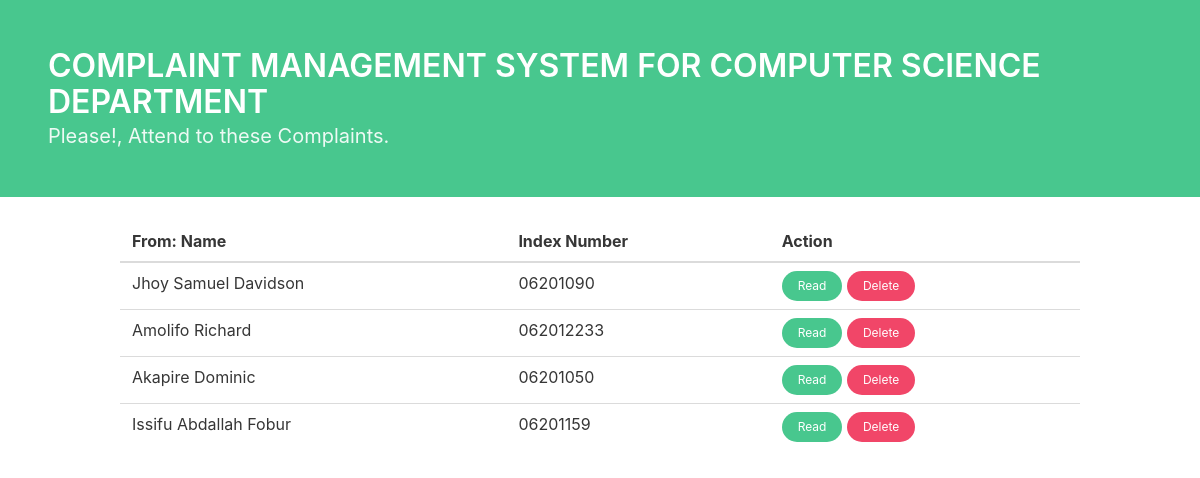
The app's page /admin.php with its own data.
### tables this page shows
CREATE TABLE `tbl_complaint` (
  `id` int(10) NOT NULL,
  `name` varchar(255) NOT NULL,
  `index_number` varchar(255) NOT NULL,
  `subject` varchar(255) NOT NULL,
  `message` mediumtext NOT NULL,
  `submitted_date` datetime NOT NULL DEFAULT current_timestamp()
);

### admin.php (the view, shortened to what this page needs)
<?php
require 'dbcon.php';
?>
<!DOCTYPE html>
<html>
  <head>
    <link rel="stylesheet" href="bulma/css/bulma.min.css">
  </head>
  <body>
    <section class="hero is-success">
      <div class="hero-body">
        <p class="title">
          COMPLAINT MANAGEMENT SYSTEM FOR COMPUTER SCIENCE DEPARTMENT
        </p>
        <p class="subtitle">
          Please!, Attend to these Complaints.
        </p>
      </div>
    </section>
    <h1></h1><br>
    <div class="container ">
      <div class="table-container ">
        <table class="table is-hoverable table is-fullwidth ">
          <thead>
            <tr>
              <th>From: Name</th>
              <th>Index Number</th>
              <th>Action</th>
            </tr>
          </thead>
          <tbody>
            <?php
              $query = "SELECT id, name, index_number FROM tbl_complaint";
              $query_run = mysqli_query($conn, $query);
              if(mysqli_num_rows($query_run) > 0){
                foreach($query_run as $complaint){
                  ?>
                      <tr>
                        <td><?= $complaint['name'] ?></td>
                        <td><?= $complaint['index_number'] ?></td>
                        <td>
                          <a href = "read_message.php?id=<?=$complaint['id'];?>" class="button is-success is-small is-rounded">Read</a>
                            <a href = "admin.php?id=<?=$complaint['id'];?>" class="button is-danger is-small is-rounded">Delete</a>
                        </td>
                      </tr>
                  <?php
                }
              }
            ?>
          </tbody>
        </table>
      </div>
    </div>
  </body>
</html>

### records on screen
tbl_complaint: name "Jhoy Samuel Davidson", index_number "06201090"
tbl_complaint: name "Amolifo Richard", index_number "062012233"
tbl_complaint: name "Akapire Dominic", index_number "06201050"
tbl_complaint: name "Issifu Abdallah Fobur", index_number "06201159"
